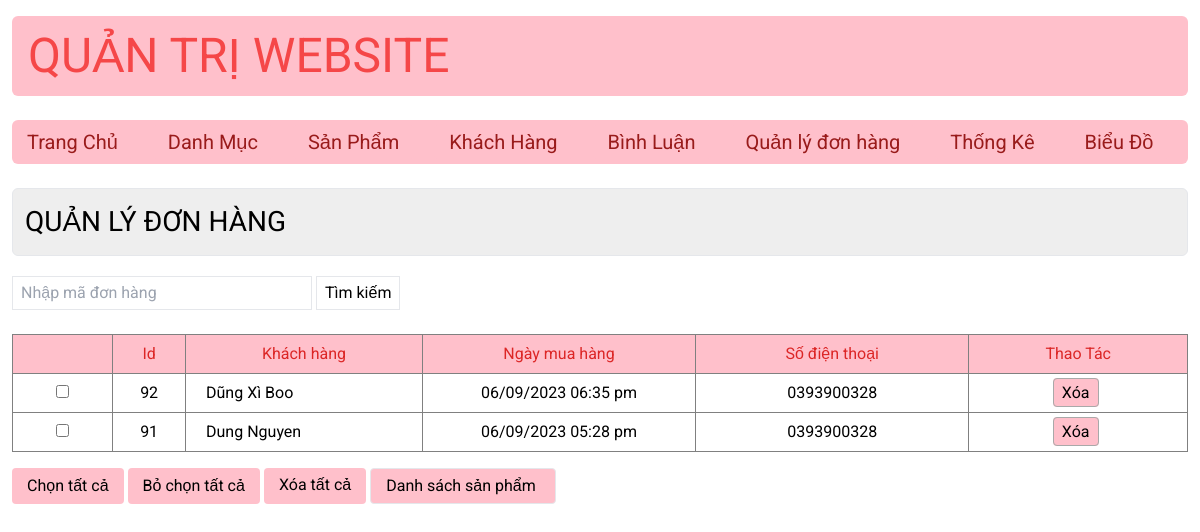
The page /admin/index_admin.php?act=list_bill on the database its author committed.
### tables this page shows
CREATE TABLE `bill` (
  `bill_id` int(11) NOT NULL,
  `bill_name` varchar(255) NOT NULL,
  `bill_address` varchar(255) NOT NULL,
  `bill_tel` varchar(20) NOT NULL,
  `bill_email` varchar(50) NOT NULL,
  `bill_pttt` tinyint(1) NOT NULL DEFAULT 1 COMMENT '1. Thanh toán khi nhận hàng, 2. Thanh toán online',
  `order_date` varchar(50) NOT NULL,
  `bill_total` int(11) NOT NULL DEFAULT 0,
  `bill_status` int(11) DEFAULT 6 COMMENT '0. Đơn hàng mới\r\n1. Đang chờ xác nhận\r\n2. Đang giao hàng\r\n3. Đã giao hàng\r\n4. Đã Hủy\r\n5. Đã thanh toán\r\n6. Thanh toán khi nhận hàng',
  `receive_name` varchar(255) DEFAULT NULL,
  `receive_address` varchar(255) DEFAULT NULL,
  `receive_tel` varchar(50) DEFAULT NULL,
  `user_id` int(11) DEFAULT 0
);

### model/cart.php (called while the page is built, shortened)
<?php
function getAllBill($key_word = "", $user_id)
{
    $sql = "SELECT * FROM `bill` WHERE 1 ";
    $sql .= " ORDER BY bill_id DESC ";
    $list_bill = getAll($sql);
    return $list_bill;
}
?>

### model/connect.php (called while the page is built, shortened)
<?php
    function connect($query){
        $connect = new PDO("mysql:host=localhost;dbname=du_an_mau2022;charset=utf8","root","");
        $connect->setAttribute(PDO::ATTR_ERRMODE, PDO::ERRMODE_EXCEPTION);
        $stmt = $connect ->prepare($query);
        $stmt -> execute();
        return $stmt;
    }
    function getAll($query){
        $result = connect($query)->fetchAll();
        return $result;
    }
?>

### admin/bills/list_bill.php (the view, shortened to what this page needs)
<?php
$condition = false;
?>
<p class="p-3 text-[28px] border bg-[#EEE] rounded-md">
    QUẢN LÝ ĐƠN HÀNG
</p>
<div class="my-5">
    <form action="index_admin.php?act=list_bill" method="POST">
        <input class="border w-[300px] py-1 px-2"
                placeholder="Nhập mã đơn hàng"
                type="text" name="key_word"
        >
        <input name="search_bill"
            class="border px-2 py-1 hover:bg-[#FFEEEE] hover:text-[#F54748]" type="submit"
            value="Tìm kiếm"
        >
    </form>
</div>
<div class="list_cate mt-6 w-full">
    <table class="border w-full mx-auto ">
        <tr class="bg-[#FFC0CB] py-2 border text-center text-red-600">
            <td class="w-[55px] "></td>
            <td title="Id" class="w-[40px]">Id</td>
            <td title="Khách hàng bình luận" class="w-[130px]">Khách hàng </td>
            <td title="Ngày bình luận" class=" w-[150px]">Ngày mua hàng</td>
            <td title="Số điện thoại" class=" w-[150px]">Số điện thoại</td>
            <td title="Thao Tác" class="w-[120px]">Thao Tác</td>
        </tr>
        <?php
        foreach ($list_bill as $bill) {
            ?>
            <tr class="show ">
                <td class="text-center"><input type="checkbox" !checked></td>
                <td class="text-center">
                    <?php echo "" . $bill['bill_id'] ?>
                </td>
                <td class="pl-[20px] hover:bg-[#FFEEEE]">
                    <?php echo $bill['bill_name'] ?>
                </td>
                <td class=" text-center hover:bg-[#FFEEEE]">
                    <?php echo $bill['order_date'] ?>
                </td>
                <td class="text-center">
                    <?php echo $bill['bill_tel'] ?>
                </td>
                <td class="text-center">
                    <a onclick="return confirm('Bạn có chắc chắn muốn xóa?')"
                        href="index_admin.php?act=delete_bill&bill_id=<?php echo $bill['bill_id'] ?>">Xóa</a>
                </td>
            </tr>
            <?php
        }
        ?>
    </table>
    <div class="action w-full mx-auto mt-4 flex space-x-1">
        <input type="button" value="Chọn tất cả" onclick="checkAll()">
        <input type="button" value="Bỏ chọn tất cả" onclick="unCheck()">
        <a onclick="return confirm('Bạn có chắc chắn muốn xóa tất cả người dùng?')"
            href="index_admin.php?act=delete_all_bill&condition=<?php echo $condition ?>">Xóa tất cả</a>
        <input class=" border px-3 py-1 rounded-[4px] bg-[#FFC0CB] hover:font-[500]" type="button"
            onclick="location.href='index_admin.php?act=list_pro'" value="Danh sách sản phẩm ">
    </div>
</div>
<!DOCTYPE html>
<html lang="en">
<head>
    <script src="https://cdn.tailwindcss.com"></script>
</head>

### admin/header.php (style rules this page uses)
body { font-family: 'Roboto', sans-serif; }

### admin/bills/list_bill.php (style rules this page uses)
body { font-family: 'Roboto', sans-serif; }
table { border-collapse: collapse; }
tr>td { padding: 7px 0; border: 1px solid gray; }
.show a { padding: 4px 8px; margin-right: 5px; background-color: #FFC0CB; border: 1px solid darkgray; border-radius: 4px; }
.action input, a { background-color: #FFC0CB; padding: 5px 15px; border-radius: 4px; }

### rows shown on the page
bill: bill_id "92", bill_name "Dũng Xì Boo", order_date "06/09/2023 06:35 pm", bill_tel "0393900328"
bill: bill_id "91", bill_name "Dung Nguyen", order_date "06/09/2023 05:28 pm", bill_tel "0393900328"
